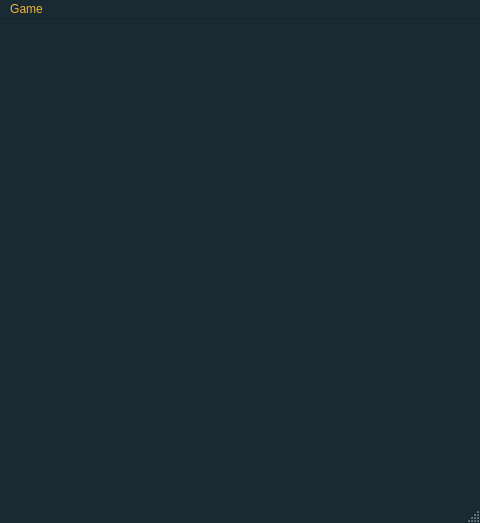
<?xml version="1.0" encoding="UTF-8"?>
<ui version="4.0">
 <class>MainWindow</class>
 <widget class="QMainWindow" name="MainWindow">
  <property name="geometry">
   <rect>
    <x>0</x>
    <y>0</y>
    <width>480</width>
    <height>523</height>
   </rect>
  </property>
  <property name="sizePolicy">
   <sizepolicy hsizetype="Preferred" vsizetype="Preferred">
    <horstretch>0</horstretch>
    <verstretch>0</verstretch>
   </sizepolicy>
  </property>
  <property name="palette">
   <palette>
    <active>
     <colorrole role="ButtonText">
      <brush brushstyle="SolidPattern">
       <color alpha="255">
        <red>242</red>
        <green>178</green>
        <blue>55</blue>
       </color>
      </brush>
     </colorrole>
     <colorrole role="Window">
      <brush brushstyle="SolidPattern">
       <color alpha="255">
        <red>25</red>
        <green>42</green>
        <blue>50</blue>
       </color>
      </brush>
     </colorrole>
    </active>
    <inactive>
     <colorrole role="ButtonText">
      <brush brushstyle="SolidPattern">
       <color alpha="255">
        <red>242</red>
        <green>178</green>
        <blue>55</blue>
       </color>
      </brush>
     </colorrole>
     <colorrole role="Window">
      <brush brushstyle="SolidPattern">
       <color alpha="255">
        <red>25</red>
        <green>42</green>
        <blue>50</blue>
       </color>
      </brush>
     </colorrole>
    </inactive>
    <disabled>
     <colorrole role="Base">
      <brush brushstyle="SolidPattern">
       <color alpha="255">
        <red>25</red>
        <green>42</green>
        <blue>50</blue>
       </color>
      </brush>
     </colorrole>
     <colorrole role="Window">
      <brush brushstyle="SolidPattern">
       <color alpha="255">
        <red>25</red>
        <green>42</green>
        <blue>50</blue>
       </color>
      </brush>
     </colorrole>
    </disabled>
   </palette>
  </property>
  <property name="windowTitle">
   <string>SUDOKU</string>
  </property>
  <widget class="QWidget" name="centralwidget">
   <layout class="QGridLayout" name="gridLayout">
    <item row="0" column="0">
     <layout class="QGridLayout" name="grid_layout"/>
    </item>
   </layout>
  </widget>
  <widget class="QMenuBar" name="menubar">
   <property name="geometry">
    <rect>
     <x>0</x>
     <y>0</y>
     <width>480</width>
     <height>22</height>
    </rect>
   </property>
   <widget class="QMenu" name="menuFile">
    <property name="title">
     <string>Game</string>
    </property>
    <addaction name="menu_new"/>
    <addaction name="menu_open"/>
   </widget>
   <addaction name="menuFile"/>
  </widget>
  <widget class="QStatusBar" name="statusbar"/>
  <action name="menu_new">
   <property name="text">
    <string>New...</string>
   </property>
  </action>
  <action name="menu_open">
   <property name="text">
    <string>Open File</string>
   </property>
  </action>
 </widget>
 <resources/>
 <connections/>
</ui>
